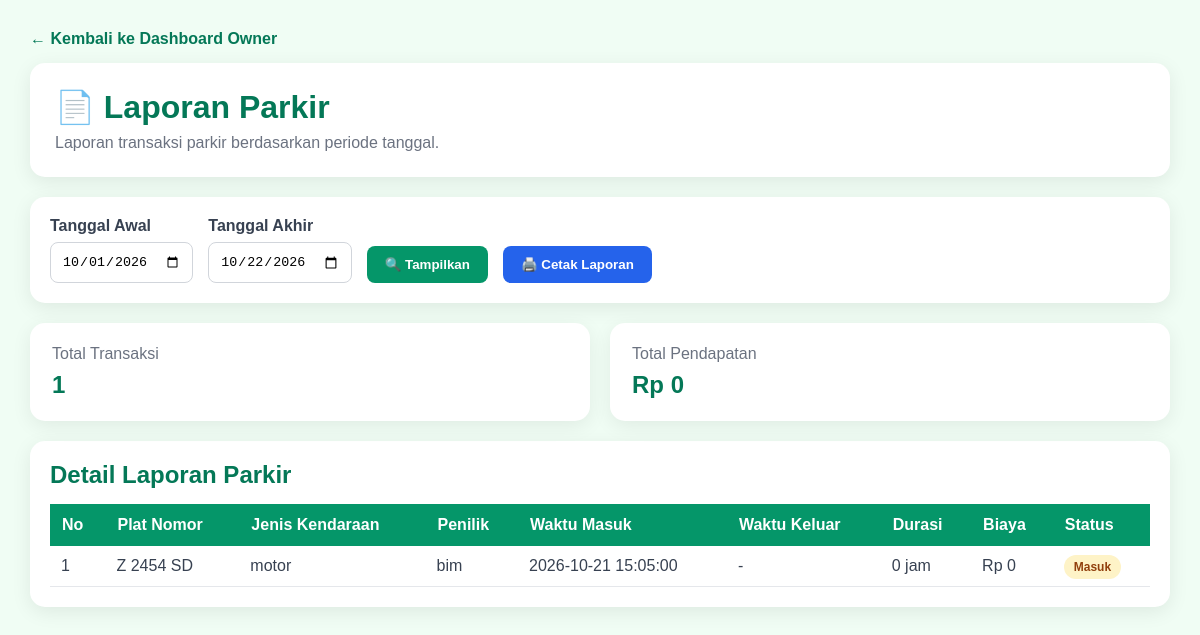
Screenshot of /view/laporan_parkir.php (signed in) with the database file from the repository.
### tables this page shows
CREATE TABLE `tb_transaksi` (
  `id_parkir` int(11) NOT NULL,
  `id_kendaraan` int(20) NOT NULL,
  `waktu_masuk` datetime DEFAULT NULL,
  `waktu_keluar` datetime DEFAULT NULL,
  `id_tarif` int(30) NOT NULL,
  `durasi_jam` int(25) NOT NULL DEFAULT 0,
  `biaya_total` decimal(10,0) NOT NULL DEFAULT 0,
  `status` enum('masuk','keluar',',') NOT NULL,
  `id_user` int(11) NOT NULL,
  `id_area` int(11) NOT NULL
);

CREATE TABLE `tb_kendaraan` (
  `id_kendaraan` int(11) NOT NULL,
  `plat_nomer` varchar(50) NOT NULL,
  `jenis_kendaraan` varchar(30) NOT NULL,
  `warna` varchar(30) NOT NULL,
  `penilik` varchar(50) NOT NULL
);

### view/laporan_parkir.php (the view, shortened to what this page needs)
<?php
include_once __DIR__ . "/../model/m_koneksi.php";
$tanggal_awal = $_GET['tanggal_awal'] ?? date('Y-m-01');
$tanggal_akhir = $_GET['tanggal_akhir'] ?? date('Y-m-d');
$tanggal_awal = mysqli_real_escape_string($conn, $tanggal_awal);
$tanggal_akhir = mysqli_real_escape_string($conn, $tanggal_akhir);
$query = mysqli_query($conn, "
    SELECT
        t.id_parkir,
        k.plat_nomer,
        k.jenis_kendaraan,
        k.penilik,
        t.waktu_masuk,
        t.waktu_keluar,
        t.durasi_jam,
        t.biaya_total,
        t.status
    FROM tb_transaksi t
    LEFT JOIN tb_kendaraan k
        ON t.id_kendaraan = k.id_kendaraan
    WHERE DATE(t.waktu_masuk)
        BETWEEN '$tanggal_awal' AND '$tanggal_akhir'
    ORDER BY t.waktu_masuk DESC
");
$total_transaksi = 0;
$total_pendapatan = 0;
$data_laporan = [];
while ($data = mysqli_fetch_assoc($query)) {
    $data_laporan[] = $data;
    $total_transaksi++;
    $total_pendapatan += (float) $data['biaya_total'];
}
?>
<!DOCTYPE html>
<html lang="id">
<head>
</head>
<body>
<div class="container">
    <a href="dashboard_owner.php" class="back">
        ← Kembali ke Dashboard Owner
    </a>
    <div class="header">
        <h1>📄 Laporan Parkir</h1>
        <p>
            Laporan transaksi parkir berdasarkan periode tanggal.
        </p>
    </div>
    <div class="filter">
        <form method="GET">
            <div class="form-group">
                <label>Tanggal Awal</label>
                <input
                    type="date"
                    name="tanggal_awal"
                    value="<?= htmlspecialchars($tanggal_awal); ?>"
                    required
                >
            </div>
            <div class="form-group">
                <label>Tanggal Akhir</label>
                <input
                    type="date"
                    name="tanggal_akhir"
                    value="<?= htmlspecialchars($tanggal_akhir); ?>"
                    required
                >
            </div>
            <button type="submit">
                🔍 Tampilkan
            </button>
            <button
                type="button"
                class="btn-print"
                onclick="window.print()"
            >
                🖨️ Cetak Laporan
            </button>
        </form>
    </div>
    <div class="cards">
        <div class="card">
            <span>Total Transaksi</span>
            <h2>
                <?= $total_transaksi; ?>
            </h2>
        </div>
        <div class="card">
            <span>Total Pendapatan</span>
            <h2>
                Rp <?= number_format($total_pendapatan, 0, ',', '.'); ?>
            </h2>
        </div>
    </div>
    <div class="table-box">
        <div class="table-header">
            <h2>Detail Laporan Parkir</h2>
        </div>
        <table>
            <thead>
                <tr>
                    <th>No</th>
                    <th>Plat Nomor</th>
                    <th>Jenis Kendaraan</th>
                    <th>Penilik</th>
                    <th>Waktu Masuk</th>
                    <th>Waktu Keluar</th>
                    <th>Durasi</th>
                    <th>Biaya</th>
                    <th>Status</th>
                </tr>
            </thead>
            <tbody>
            <?php if (count($data_laporan) > 0) { ?>
                <?php $no = 1; ?>
                <?php foreach ($data_laporan as $data) { ?>
                    <tr>
                        <td>
                            <?= $no++; ?>
                        </td>
                        <td>
                            <?= htmlspecialchars($data['plat_nomer'] ?? '-'); ?>
                        </td>
                        <td>
                            <?= htmlspecialchars($data['jenis_kendaraan'] ?? '-'); ?>
                        </td>
                        <td>
                            <?= htmlspecialchars($data['penilik'] ?? '-'); ?>
                        </td>
                        <td>
                            <?= $data['waktu_masuk'] ?? '-'; ?>
                        </td>
                        <td>
                            <?= $data['waktu_keluar'] ?? '-'; ?>
                        </td>
                        <td>
                            <?= $data['durasi_jam'] ?? '-'; ?> jam
                        </td>
                        <td>
                            Rp <?= number_format(
                                (float)$data['biaya_total'],
                                0,
                                ',',
                                '.'
                            ); ?>
                        </td>
                        <td>
                            <span class="status <?=
                                $data['status'] == 'masuk'
                                ? 'masuk'
                                : 'keluar'
                            ?>">
                                <?= ucfirst($data['status']); ?>
                            </span>
                        </td>
                    </tr>
                <?php } ?>
            <?php } ?>
            </tbody>
        </table>
    </div>
</div>
</body>
</html>

### view/laporan_parkir.php (style rules this page uses)
* { box-sizing: border-box; margin: 0; padding: 0; }
body { font-family: Arial, sans-serif; background: #f0fdf4; color: #374151; padding: 30px; }
.container { max-width: 1250px; margin: auto; }
.header { background: white; padding: 25px; border-radius: 15px; margin-bottom: 20px; box-shadow: 0 5px 20px rgba(0,0,0,.08); }
.header h1 { color: #047857; margin-bottom: 8px; }
.header p { color: #6b7280; }
.filter { background: white; padding: 20px; border-radius: 15px; margin-bottom: 20px; box-shadow: 0 5px 20px rgba(0,0,0,.08); }
.filter form { display: flex; align-items: end; gap: 15px; flex-wrap: wrap; }
.form-group { display: flex; flex-direction: column; gap: 7px; }
.form-group label { font-weight: bold; }
input[type="date"] { padding: 11px; border: 1px solid #d1d5db; border-radius: 8px; }
button, .btn { padding: 11px 18px; border: none; border-radius: 8px; color: white; background: #059669; font-weight: bold; text-decoration: none; cursor: pointer; }
.btn-print { background: #2563eb; }
.cards { display: grid; grid-template-columns: repeat(2, 1fr); gap: 20px; margin-bottom: 20px; }
.card { background: white; padding: 22px; border-radius: 15px; box-shadow: 0 5px 20px rgba(0,0,0,.07); }
.card span { color: #6b7280; }
.card h2 { margin-top: 8px; color: #047857; }
.table-box { background: white; padding: 20px; border-radius: 15px; box-shadow: 0 5px 20px rgba(0,0,0,.08); overflow-x: auto; }
.table-header { display: flex; justify-content: space-between; align-items: center; margin-bottom: 15px; }
.table-header h2 { color: #047857; }
table { width: 100%; border-collapse: collapse; min-width: 950px; }
th { background: #059669; color: white; padding: 12px; text-align: left; }
td { padding: 11px; border-bottom: 1px solid #e5e7eb; }
.status { padding: 5px 10px; border-radius: 20px; font-size: 12px; font-weight: bold; }
.masuk { background: #fef3c7; color: #92400e; }
.back { display: inline-block; margin-bottom: 15px; color: #047857; text-decoration: none; font-weight: bold; }

### rows the page displays
tb_transaksi: id_kendaraan.plat_nomer "Z 2454 SD", id_kendaraan.jenis_kendaraan "motor", id_kendaraan.penilik "bim", waktu_masuk "2026-10-21 15:05:00", waktu_keluar "-", durasi_jam "0", biaya_total "0", status "Masuk"

### other values shown
$total_transaksi "1"
$total_pendapatan "0"
